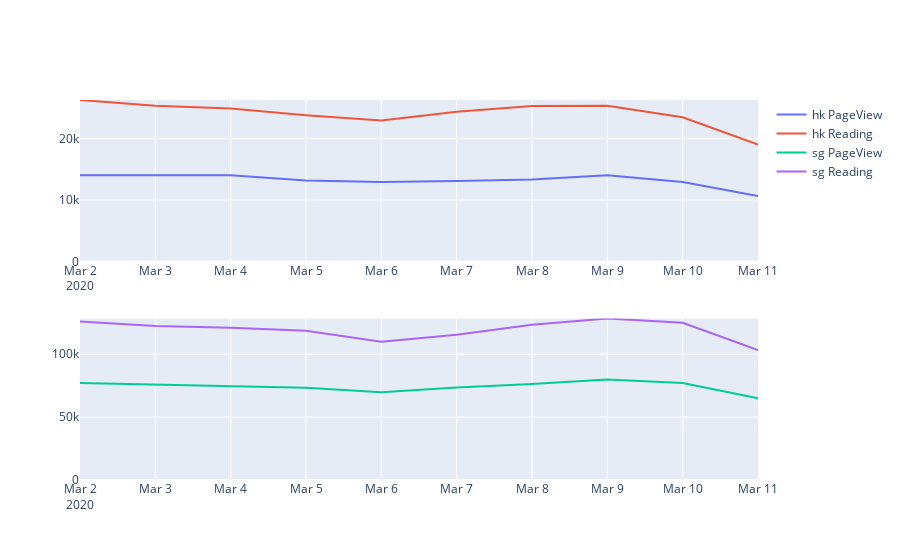

This figure's notebook cell:
### Code cell
countries = events_by_day.country_code.unique()
num_countries = len(countries)

unique_events = events_by_day.event_name.unique()
num_uniqe_events = len(unique_events)

fig = py.subplots.make_subplots(rows=num_countries, cols=1)

for i, country in enumerate(countries):
    max_count = 0
    for event_name in unique_events:
        line_label = country+" "+event_name
        df = events_by_day[(events_by_day.country_code==country) & (events_by_day.event_name == event_name)]
        max_count = max(max_count, df["count"].max())
        fig.add_trace(go.Scatter(x=df["date"], y=df["count"], mode='lines', name=line_label), row=i+1, col=1)
    fig.update_yaxes(range = [0, max_count], row=i+1, col=1)
fig.update_layout(height=800)
fig.show()

### Figure 1 — Plotly figure (JSON) as saved in the notebook; plotly's stock layout.template omitted (floating-point values rounded to 4 significant figures)
{"data": [{"mode": "lines", "name": "hk PageView", "type": "scatter", "x": ["2020-03-02", "2020-03-03", "2020-03-04", "2020-03-05", "2020-03-06", "2020-03-07", "2020-03-08", "2020-03-09", "2020-03-10", "2020-03-11"], "xaxis": "x", "y": [14051, 14041, 14014, 13190, 12948, 13096, 13347, 14038, 12932, 10647], "yaxis": "y"}, {"mode": "lines", "name": "hk Reading", "type": "scatter", "x": ["2020-03-02", "2020-03-03", "2020-03-04", "2020-03-05", "2020-03-06", "2020-03-07", "2020-03-08", "2020-03-09", "2020-03-10", "2020-03-11"], "xaxis": "x", "y": [26277, 25339, 24891, 23778, 22936, 24354, 25319, 25356, 23477, 19031], "yaxis": "y"}, {"mode": "lines", "name": "sg PageView", "type": "scatter", "x": ["2020-03-02", "2020-03-03", "2020-03-04", "2020-03-05", "2020-03-06", "2020-03-07", "2020-03-08", "2020-03-09", "2020-03-10", "2020-03-11"], "xaxis": "x2", "y": [77082, 75988, 74919, 73310, 69747, 73499, 76213, 79960, 77132, 65059], "yaxis": "y2"}, {"mode": "lines", "name": "sg Reading", "type": "scatter", "x": ["2020-03-02", "2020-03-03", "2020-03-04", "2020-03-05", "2020-03-06", "2020-03-07", "2020-03-08", "2020-03-09", "2020-03-10", "2020-03-11"], "xaxis": "x2", "y": [126061, 122397, 121108, 118663, 109885, 115466, 123487, 128369, 125020, 103256], "yaxis": "y2"}], "layout": {"autosize": true, "xaxis": {"anchor": "y", "autorange": true, "domain": [0, 1], "range": ["2020-03-02", "2020-03-11"], "type": "date"}, "xaxis2": {"anchor": "y2", "autorange": true, "domain": [0, 1], "range": ["2020-03-02", "2020-03-11"], "type": "date"}, "yaxis": {"anchor": "x", "domain": [0.575, 1], "range": [0, 26277], "type": "linear"}, "yaxis2": {"anchor": "x2", "domain": [0, 0.425], "range": [0, 128369], "type": "linear"}}}
